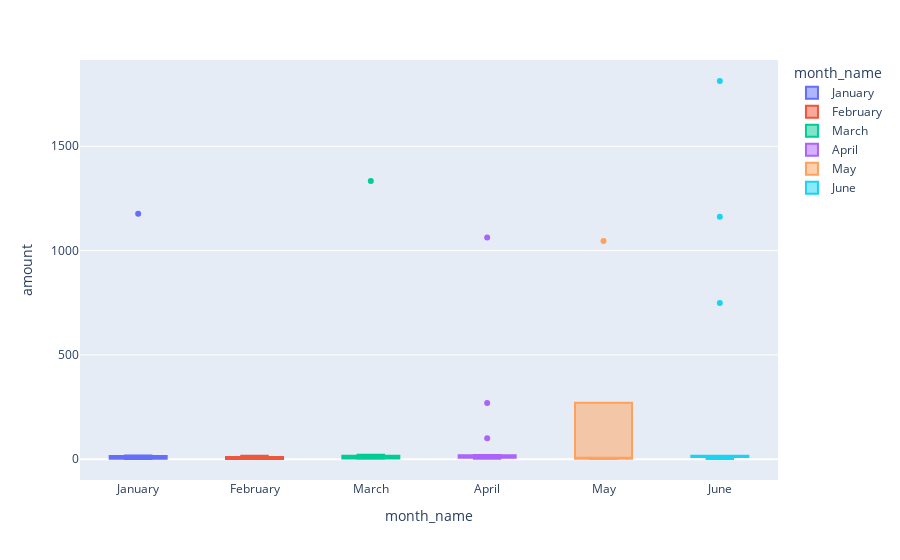

Source (notebook cell):
### Code cell
# Creating the six box plots using plotly express
fig = px.box(cardholder_user25_transactions,x="month_name", y="amount", color="month_name")
fig.show()

### Figure 1 — Plotly figure (JSON) as saved in the notebook; plotly's stock layout.template omitted (floating-point values rounded to 4 significant figures)
{"data": [{"alignmentgroup": "True", "hovertemplate": "month_name=%{x}<br>amount=%{y}<extra></extra>", "legendgroup": "January", "marker": {"color": "#636efa"}, "name": "January", "notched": false, "offsetgroup": "January", "orientation": "v", "showlegend": true, "type": "box", "x": ["January", "January", "January", "January", "January", "January", "January", "January", "January", "January"], "x0": " ", "xaxis": "x", "y": [1.46, 10.74, 2.93, 1.39, 17.84, 1.65, 15.86, 2.22, 1177, 2.75], "y0": " ", "yaxis": "y"}, {"alignmentgroup": "True", "hovertemplate": "month_name=%{x}<br>amount=%{y}<extra></extra>", "legendgroup": "February", "marker": {"color": "#EF553B"}, "name": "February", "notched": false, "offsetgroup": "February", "orientation": "v", "showlegend": true, "type": "box", "x": ["February", "February", "February", "February", "February", "February", "February", "February", "February", "February"], "x0": " ", "xaxis": "x", "y": [10.75, 10.81, 5.97, 3.69, 16.7, 1.26, 2.63, 11.01, 0.91, 1.18], "y0": " ", "yaxis": "y"}, {"alignmentgroup": "True", "hovertemplate": "month_name=%{x}<br>amount=%{y}<extra></extra>", "legendgroup": "March", "marker": {"color": "#00cc96"}, "name": "March", "notched": false, "offsetgroup": "March", "orientation": "v", "showlegend": true, "type": "box", "x": ["March", "March", "March", "March", "March", "March", "March", "March", "March", "March", "March", "March", "March"], "x0": " ", "xaxis": "x", "y": [12.42, 16.58, 1334, 2.88, 2.04, 13.57, 10.1, 1.65, 3.08, 4.2, 2.56, 18.28, 21.04], "y0": " ", "yaxis": "y"}, {"alignmentgroup": "True", "hovertemplate": "month_name=%{x}<br>amount=%{y}<extra></extra>", "legendgroup": "April", "marker": {"color": "#ab63fa"}, "name": "April", "notched": false, "offsetgroup": "April", "orientation": "v", "showlegend": true, "type": "box", "x": ["April", "April", "April", "April", "April", "April", "April", "April", "April", "April", "April", "April", "April", "April", "April", "April"], "x0": " ", "xaxis": "x", "y": [100, 2.62, 7.08, 17.15, 1063, 10.15, 10.06, 269, 10.24, 7.39, 6.01, 20.03, 2.79, 10.02, 15.66, 16.5], "y0": " ", "yaxis": "y"}, {"alignmentgroup": "True", "hovertemplate": "month_name=%{x}<br>amount=%{y}<extra></extra>", "legendgroup": "May", "marker": {"color": "#FFA15A"}, "name": "May", "notched": false, "offsetgroup": "May", "orientation": "v", "showlegend": true, "type": "box", "x": ["May", "May", "May", "May", "May"], "x0": " ", "xaxis": "x", "y": [1.1, 1046, 12.15, 2.27, 5.97], "y0": " ", "yaxis": "y"}, {"alignmentgroup": "True", "hovertemplate": "month_name=%{x}<br>amount=%{y}<extra></extra>", "legendgroup": "June", "marker": {"color": "#19d3f3"}, "name": "June", "notched": false, "offsetgroup": "June", "orientation": "v", "showlegend": true, "type": "box", "x": ["June", "June", "June", "June", "June", "June", "June", "June", "June", "June", "June", "June", "June", "June"], "x0": " ", "xaxis": "x", "y": [1162, 749, 10.69, 11.88, 1.03, 10.15, 11.01, 16.29, 15.98, 1813, 16.61, 11.53, 5.24, 2.27], "y0": " ", "yaxis": "y"}], "layout": {"autosize": true, "boxmode": "overlay", "legend": {"title": {"text": "month_name"}, "tracegroupgap": 0}, "margin": {"t": 60}, "xaxis": {"anchor": "y", "autorange": true, "categoryarray": ["January", "February", "March", "April", "May", "June"], "categoryorder": "array", "domain": [0, 1], "range": [-0.5, 5.5], "title": {"text": "month_name"}, "type": "category"}, "yaxis": {"anchor": "x", "autorange": true, "domain": [0, 1], "range": [-99.76, 1914.0], "title": {"text": "amount"}, "type": "linear"}}}
